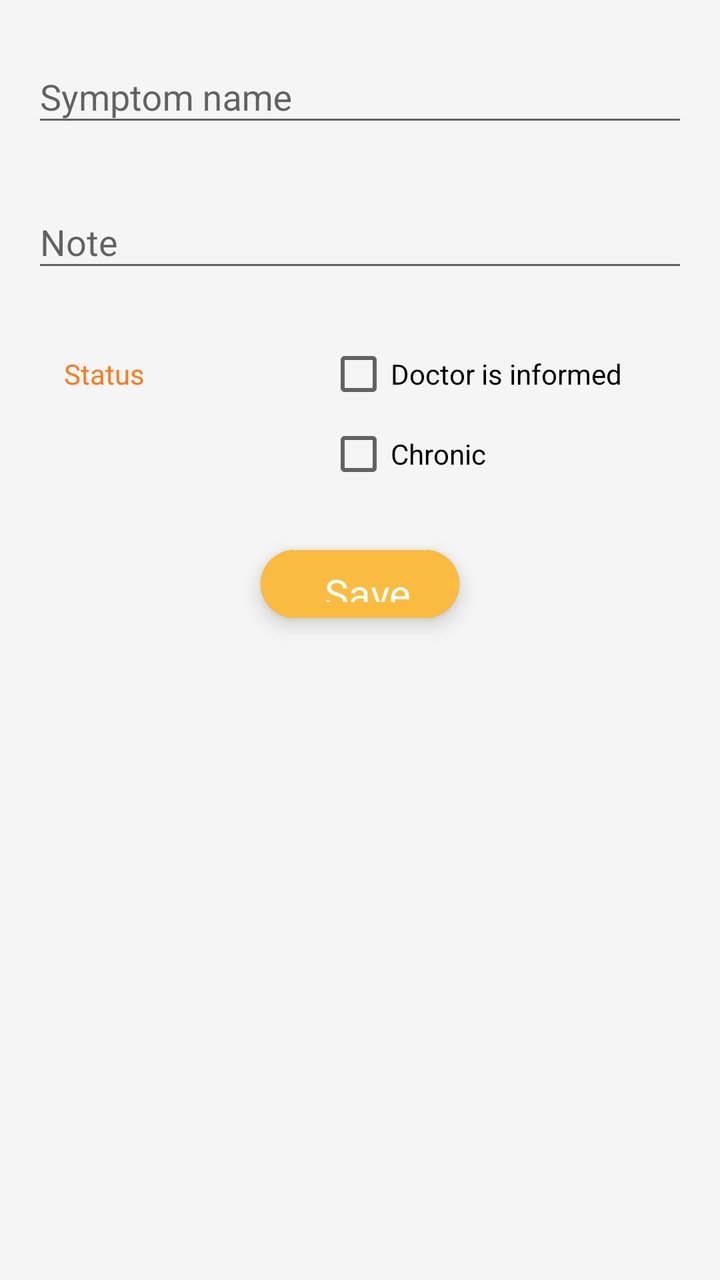
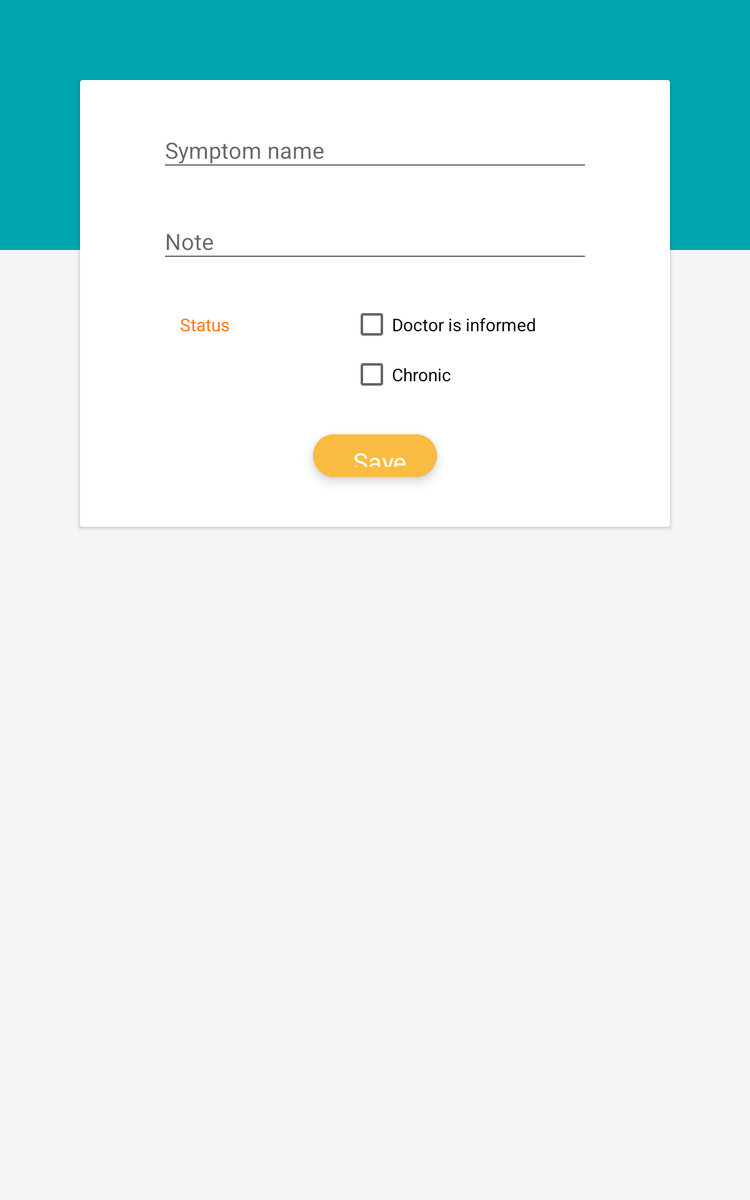

One screen, two layout resources from the same app: the default and the repository's alternative for another configuration. Each is rendered where Android would select it; the XML of both is given below.
<!-- AndroidManifest.xml: application theme AppTheme -->
<!-- res/layout/activity_add_symptom.xml -->
<android.support.constraint.ConstraintLayout xmlns:android="http://schemas.android.com/apk/res/android"
    xmlns:app="http://schemas.android.com/apk/res-auto"
    android:layout_width="match_parent"
    android:layout_height="match_parent"
    android:background="@color/colorPrimaryBackground">

    <include
        layout="@layout/add_symptom"
        android:layout_width="match_parent"
        android:layout_height="wrap_content"
        android:layout_marginTop="@dimen/activity_vertical_margin"
        android:layout_marginBottom="@dimen/activity_vertical_margin"
        android:layout_marginStart="@dimen/activity_horizontal_margin"
        android:layout_marginEnd="@dimen/activity_horizontal_margin"
        app:layout_constraintBottom_toBottomOf="parent"
        app:layout_constraintEnd_toEndOf="parent"
        app:layout_constraintStart_toStartOf="parent"
        app:layout_constraintTop_toTopOf="parent"
        app:layout_constraintVertical_bias="0.0" />

</android.support.constraint.ConstraintLayout>
<!-- res/layout/add_symptom.xml (included above) -->
<?xml version="1.0" encoding="utf-8"?>
<android.support.constraint.ConstraintLayout xmlns:android="http://schemas.android.com/apk/res/android"
    xmlns:app="http://schemas.android.com/apk/res-auto"
    xmlns:tools="http://schemas.android.com/tools"
    android:layout_width="match_parent"
    android:layout_height="wrap_content"
    tools:context=".ui.AddSymptomActivity">

    <android.support.design.widget.TextInputLayout
        android:id="@+id/textInputLayoutName"
        android:layout_width="match_parent"
        android:layout_height="wrap_content"
        app:errorEnabled="true">

        <android.support.design.widget.TextInputEditText
            android:id="@+id/editSymptomName"
            android:layout_width="match_parent"
            android:layout_height="wrap_content"
            android:inputType="textCapWords"
            android:hint="@string/hint_symptom_name" />

    </android.support.design.widget.TextInputLayout>

    <android.support.design.widget.TextInputLayout
        android:id="@+id/textInputLayoutNote"
        android:layout_width="match_parent"
        android:layout_height="wrap_content"
        app:errorEnabled="true"
        app:layout_constraintTop_toBottomOf="@id/textInputLayoutName">

        <android.support.design.widget.TextInputEditText
            android:id="@+id/addNote"
            android:layout_width="match_parent"
            android:layout_height="wrap_content"
            android:inputType="textCapSentences"
            android:hint="@string/hint_add_note"/>

    </android.support.design.widget.TextInputLayout>

    <android.support.constraint.Guideline
        android:id="@+id/middleGutter"
        android:layout_width="wrap_content"
        android:layout_height="wrap_content"
        android:orientation="vertical"
        app:layout_constraintGuide_percent="0.4" />

    <TextView
        android:id="@+id/label_status"
        android:layout_width="wrap_content"
        android:layout_height="wrap_content"
        android:layout_marginStart="16dp"
        android:layout_marginTop="16dp"
        android:text="@string/label_status"
        android:textColor="@color/colorAccent"
        app:layout_constraintStart_toStartOf="parent"
        app:layout_constraintTop_toBottomOf="@+id/textInputLayoutNote" />

    <CheckBox
        android:id="@+id/radioStatusChronic"
        android:layout_width="wrap_content"
        android:layout_height="wrap_content"
        android:layout_marginStart="16dp"
        android:layout_marginTop="8dp"
        android:text="@string/status_chronic"
        app:layout_constraintStart_toStartOf="@+id/middleGutter"
        app:layout_constraintTop_toBottomOf="@+id/radioStatusDoctor" />

    <CheckBox
        android:id="@+id/radioStatusDoctor"
        android:layout_width="171dp"
        android:layout_height="wrap_content"
        android:layout_marginStart="16dp"
        android:text="@string/status_doctor_informed"
        app:layout_constraintBaseline_toBaselineOf="@+id/label_status"
        app:layout_constraintStart_toStartOf="@+id/middleGutter" />

    <android.support.constraint.ConstraintLayout
        android:id="@+id/button_like_action_save"
        android:layout_width="wrap_content"
        android:layout_height="wrap_content"
        android:layout_marginBottom="16dp"
        android:layout_marginTop="32dp"
        android:background="@drawable/background_button_save"
        android:padding="@dimen/save_button_padding"
        android:elevation="6dp"
        android:clickable="true"
        android:focusable="true"
        app:layout_constraintBottom_toBottomOf="parent"
        app:layout_constraintEnd_toEndOf="parent"
        app:layout_constraintStart_toStartOf="parent"
        app:layout_constraintTop_toBottomOf="@+id/radioStatusChronic">

        <ImageView
            android:id="@+id/imageView"
            android:layout_width="wrap_content"
            android:layout_height="wrap_content"
            android:layout_marginStart="8dp"
            android:src="@drawable/ic_action_add_light"
            app:layout_constraintBottom_toBottomOf="parent"
            app:layout_constraintStart_toStartOf="parent"
            app:layout_constraintTop_toTopOf="parent" />

        <TextView
            android:id="@+id/fab"
            android:layout_width="wrap_content"
            android:layout_height="wrap_content"
            android:layout_marginEnd="16dp"
            android:layout_marginStart="16dp"
            android:text="Save"
            android:textColor="@android:color/white"
            android:textSize="20sp"
            app:layout_constraintBottom_toTopOf="@+id/imageView"
            app:layout_constraintEnd_toEndOf="parent"
            app:layout_constraintStart_toEndOf="@+id/imageView"
            app:layout_constraintTop_toBottomOf="parent" />

    </android.support.constraint.ConstraintLayout>

</android.support.constraint.ConstraintLayout>
<!-- resources referenced by this layout -->
<resources>
  <color name="colorAccent">#FF791A</color>
  <color name="colorPrimaryBackground">#F5F5F5</color>
  <dimen name="activity_horizontal_margin">16dp</dimen>
  <dimen name="activity_vertical_margin">16dp</dimen>
  <dimen name="save_button_padding">8dp</dimen>
  <!-- drawable background_button_save (drawable) -->
  <?xml version="1.0" encoding="utf-8"?>
  <shape
      xmlns:android="http://schemas.android.com/apk/res/android"
      android:shape="rectangle">
  
      <solid
          android:color="@color/amber"/>
  
      <size
          android:width="48dp"
          android:height="48dp"/>
      <corners
          android:radius="24dp"/>
  </shape>
  <string name="hint_add_note">Note</string>
  <string name="hint_symptom_name">Symptom name</string>
  <string name="label_status">Status</string>
  <string name="status_chronic">Chronic</string>
  <string name="status_doctor_informed">Doctor is informed</string>
  <style name="AppTheme" parent="Theme.AppCompat.Light.DarkActionBar">
          
          <item name="colorPrimary">@color/colorPrimary</item>
          <item name="colorPrimaryDark">@color/colorPrimaryDark</item>
          <item name="colorAccent">@color/colorAccent</item>
      </style>
  <color name="amber">#fabc40</color>
  <color name="colorPrimary">#00a6af</color>
  <color name="colorPrimaryDark">#007789</color>
</resources>
<!-- res/layout-sw600dp-v21/activity_add_symptom.xml (the repository's variant of the layout above) -->
<!-- drawn on a 7-inch tablet held upright -->
<?xml version="1.0" encoding="utf-8"?>
<FrameLayout xmlns:android="http://schemas.android.com/apk/res/android"
    android:layout_width="match_parent"
    android:layout_height="match_parent"
    android:background="@color/colorPrimaryBackground">

    <View
        android:layout_width="match_parent"
        android:layout_height="@dimen/tablet_top_colored_background"
        android:background="@color/colorPrimary" />

    <android.support.v7.widget.CardView
        android:layout_width="match_parent"
        android:layout_height="wrap_content"
        android:layout_marginTop="@dimen/tablet_card_top_margin"
        android:layout_marginEnd="@dimen/large_margin"
        android:layout_marginStart="@dimen/large_margin"
        android:elevation="@dimen/cardview_default_elevation">

        <include
            layout="@layout/add_symptom"
            android:layout_width="match_parent"
            android:layout_height="wrap_content"
            android:layout_gravity="center"
            android:layout_marginEnd="@dimen/large_margin"
            android:layout_marginStart="@dimen/large_margin"
            android:layout_marginTop="@dimen/activity_vertical_margin"
            android:layout_marginBottom="@dimen/activity_vertical_margin"/>

    </android.support.v7.widget.CardView>
</FrameLayout>
<!-- resources referenced by the variant -->
<!-- as a 7-inch tablet held upright resolves them -->
<resources>
  <color name="colorAccent">#FF791A</color>
  <color name="colorPrimary">#00a6af</color>
  <color name="colorPrimaryBackground">#F5F5F5</color>
  <!-- from res/values-sw600dp/ -->
  <dimen name="activity_vertical_margin">24dp</dimen>
  <!-- from res/values-sw600dp/ -->
  <dimen name="large_margin">64dp</dimen>
  <dimen name="save_button_padding">8dp</dimen>
  <!-- from res/values-sw600dp/ -->
  <dimen name="tablet_card_top_margin">@dimen/large_margin</dimen>
  <!-- from res/values-sw600dp/ -->
  <dimen name="tablet_top_colored_background">200dp</dimen>
  <!-- drawable background_button_save (drawable) -->
  <?xml version="1.0" encoding="utf-8"?>
  <shape
      xmlns:android="http://schemas.android.com/apk/res/android"
      android:shape="rectangle">
  
      <solid
          android:color="@color/amber"/>
  
      <size
          android:width="48dp"
          android:height="48dp"/>
      <corners
          android:radius="24dp"/>
  </shape>
  <string name="hint_add_note">Note</string>
  <string name="hint_symptom_name">Symptom name</string>
  <string name="label_status">Status</string>
  <string name="status_chronic">Chronic</string>
  <string name="status_doctor_informed">Doctor is informed</string>
  <style name="AppTheme" parent="Theme.AppCompat.Light.DarkActionBar">
          
          <item name="colorPrimary">@color/colorPrimary</item>
          <item name="colorPrimaryDark">@color/colorPrimaryDark</item>
          <item name="colorAccent">@color/colorAccent</item>
      </style>
  <color name="amber">#fabc40</color>
  <color name="colorPrimaryDark">#007789</color>
</resources>
